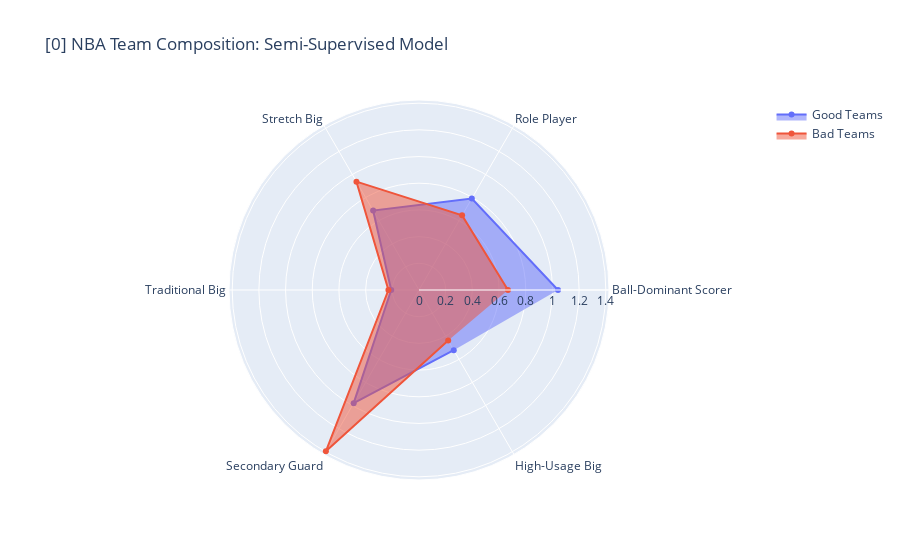

Notebook code for this chart:
### Code cell
plot_radar(classes, [0])

### Figure 1 — Plotly figure (JSON) as saved in the notebook; plotly's stock layout.template omitted (floating-point values rounded to 4 significant figures)
{"data": [{"fill": "toself", "name": "Good Teams", "r": [1.042, 0.7917, 0.6875, 0.2083, 0.9792, 0.5208], "theta": ["Ball-Dominant Scorer", "Role Player", "Stretch Big", "Traditional Big", "Secondary Guard", "High-Usage Big"], "type": "scatterpolar"}, {"fill": "toself", "name": "Bad Teams", "r": [0.6667, 0.6458, 0.9375, 0.2292, 1.396, 0.4375], "theta": ["Ball-Dominant Scorer", "Role Player", "Stretch Big", "Traditional Big", "Secondary Guard", "High-Usage Big"], "type": "scatterpolar"}], "layout": {"polar": {"radialaxis": {"visible": true}}, "showlegend": true, "title": {"text": "[0] NBA Team Composition: Semi-Supervised Model"}}}
